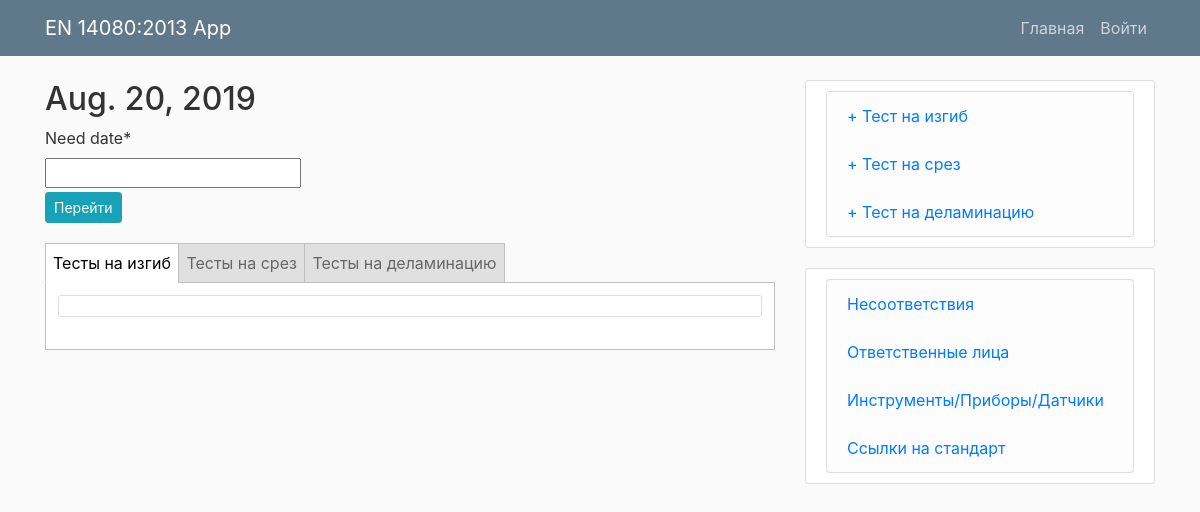
Before: / with the older database file.
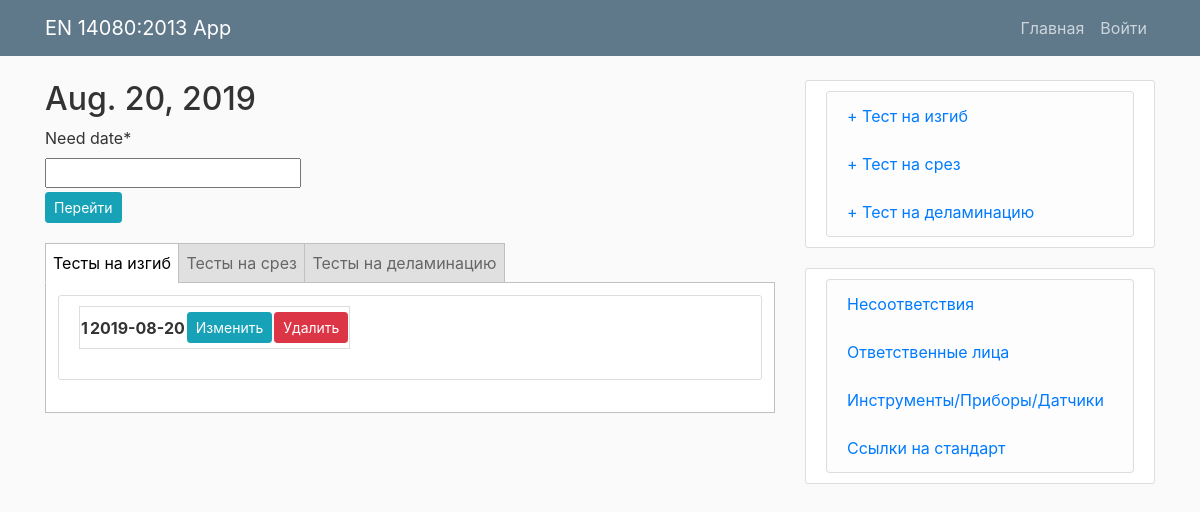
After: the same page with the newer database file.
### mainApp/models.py (models this page shows, shortened)
class TestLamella(models.Model):
	test_date = models.DateField()
	test_time = models.TimeField(blank=True, default=def_bt_test_time)
	test_number = models.IntegerField(default=def_bt_test_number)
	equipment = models.CharField(max_length=100, default=def_bt_equipment)
	type_of_wood = models.CharField(max_length=100, choices=wood_types, default=def_bt_type_of_wood)
	strength_class = models.CharField(max_length=100, choices=strength_class_types, default=def_bt_strength_class)
	glue = models.CharField(max_length=100, default=def_bt_glue)
	glue_harderner_amount = models.CharField(max_length=100, blank=True, default=def_bt_glue_harderner_amount)
	lamellas_thickness = models.IntegerField(default=def_bt_lamellas_thickness)
	lamellas_width = models.IntegerField(default=def_bt_lamellas_width)
	lamellas_length = models.IntegerField(default=def_bt_lamellas_length)
	fj_length = models.IntegerField(default=def_bt_fj_length)
	fj_path = models.IntegerField(default=def_bt_fj_path)
	fj_gap = models.IntegerField(default=def_bt_fj_gap)
	fj_angle = models.IntegerField(default=def_bt_fj_angle)
	fj_orientation = models.CharField(max_length=100, choices=[('Пластевое', 'Пластевое'), ('Ребровое', 'Ребровое')], default=def_bt_fj_orientation)
	lamellas_left_moisture = models.IntegerField(default=def_bt_lamellas_left_moisture)
	lamellas_right_moisture = models.IntegerField(default=def_bt_lamellas_right_moisture)
	glue_pressure = models.FloatField(default=def_bt_glue_pressure)
	pressure_time = models.FloatField(blank=True, default=def_bt_pressure_time)
	glue_use_amount = models.IntegerField(default=def_bt_glue_use_amount)
	glue_batch_number = models.CharField(max_length=100, default=def_bt_glue_batch_number)
	glue_expiration_date = models.DateField()
	lamellas_param = models.CharField(max_length=100, default=def_bt_lamellas_param)
	lamellas_took_person = models.ForeignKey(Person, on_delete=models.PROTECT, related_name='TestLamella_took_person', default=def_bt_lamellas_took_person)
	force_crash = models.FloatField()
	time_of_testing = models.IntegerField(blank=True)
	lamellas_strength = models.FloatField()
	passed = models.BooleanField(default=False)
	by_fj_crash = models.IntegerField()
	base_fj_crash = models.IntegerField()
	out_of_fj_crash = models.IntegerField()
	comment = models.TextField(blank=True)
	photo = models.ImageField(upload_to='uploads', blank=True)

### mainApp/views.py (the view)
# urls.py: path('', today_views.today, name='today'),
def today(request):
	if request.method == 'POST':
		form = DateForm(request.POST)
		if form.is_valid():
			today_date = form.cleaned_data.get('need_date')
			return redirect('date_tests')
	else:
		form = DateForm()
		today_date = datetime.date.today()
	bendtests = TestLamella.objects.filter(test_date=today_date).order_by('test_number')
	delamination_tests = TestDelamination.objects.filter(test_date=today_date).order_by('test_number')
	shear_tests = TestShear.objects.filter(test_date=today_date).order_by('test_number')
	return render(request, 'mainApp/today.html', {'bendtests': bendtests, 'delaminationtests': delamination_tests,
		'sheartests': shear_tests, 'date': today_date, 'date_form': DateForm,})

### mainApp/templates/mainApp/today.html (shortened to what this page needs)
{% load static %}
{% load crispy_forms_tags %}
{% load bootstrap4 %}
{% bootstrap_css %}
<!DOCTYPE html>
<html>
 <head>
<link rel="stylesheet" href="https://stackpath.bootstrapcdn.com/bootstrap/4.2.1/css/bootstrap.min.css">
    <link href="https://stackpath.bootstrapcdn.com/font-awesome/4.7.0/css/font-awesome.min.css" rel="stylesheet">
    <link rel="stylesheet" type="text/css"  href="{% static 'mainApp/main.css' %}">
</head>
<body>
    <header class="site-header">
        <nav class="navbar navbar-expand-md navbar-dark bg-steel fixed-top">
            <div class="container">
                <a class="navbar-brand" href="/">EN 14080:2013 App</a>
                <div>
                    <div class="navbar-nav mr-auto">
                            <a class="nav-link" href="{% url 'today' %}">Главная</a>
                        <a class="nav-link" href="#">Войти</a>
                    </div>
                </div>
            </div>
        </nav>
    </header>
<main role="main" class="container">
    <div class="row">
        <div class="col-md-8">
            {% block content %}
            <h2>{{ date }}</h2>
            <form method="POST" action="{% url 'date_tests' %}">
                <th>
                {{ date_form|crispy }}
                </th>
                <th>
                    <button class="btn btn-info btn-sm mt-1 mb-1" type="submit">Перейти</button>
                </th>
            </form>
            <div class="tabs">
                <label for="tab_1">Тесты на изгиб</label>
                <label for="tab_2">Тесты на срез</label>
                <label for="tab_3">Тесты на деламинацию</label>
                <div id="txt_1">
                    <div class="content-section tabletoday">
                        {% for test in bendtests %}
                        <table class="content-section tabletoday">
                            <th>{{ test.test_number }}</th>
                            <th>{{ test.test_date|date:"Y-m-d" }}</th>
                            <th><a class="btn btn-info btn-sm mt-1 mb-1" href="{% url 'bend-test-update' test.id %}">Изменить</a></th>
                            <th><a class="btn btn-danger btn-sm mt-1 mb-1" href="{% url 'bend-test-delete' test.id %}">Удалить</a></th>
                        </table>
                        {% endfor %}
                    </div>
                </div>
            </div>
        {% endblock %}
        </div>
        <div class="col-md-4">
             <div class="content-section">
                  <ul class="list-group">
                    <li class="list-group-item list-group-item-light"><a href="{% url 'bendtest' %}">+ Тест на изгиб</a></li>
                    <li class="list-group-item list-group-item-light"><a href="{% url 'testshear' %}">+ Тест на срез</a></li>
                    <li class="list-group-item list-group-item-light"><a href="{% url 'testdelamination' %}">+ Тест на деламинацию</a></li>
                  </ul>
              </div>
              <div class="content-section">
                  <ul class="list-group">
                    <li class="list-group-item list-group-item-light"><a href="{% url 'nonconformities' %}">Несоответствия</a></li>
                    <li class="list-group-item list-group-item-light"><a href="{% url 'persons' %}">Ответственные лица</a></li>
                    <li class="list-group-item list-group-item-light"><a href="{% url 'tools' %}">Инструменты/Приборы/Датчики</a></li>
                    <li class="list-group-item list-group-item-light"><a href="#">Ссылки на стандарт</a></li>
                  </ul>
              </div>
        </div>
    </div>
</main>
</body>
</html>

Changed rows visible on the page:
added TestLamella: test_number "1", test_date "2019-08-20"
